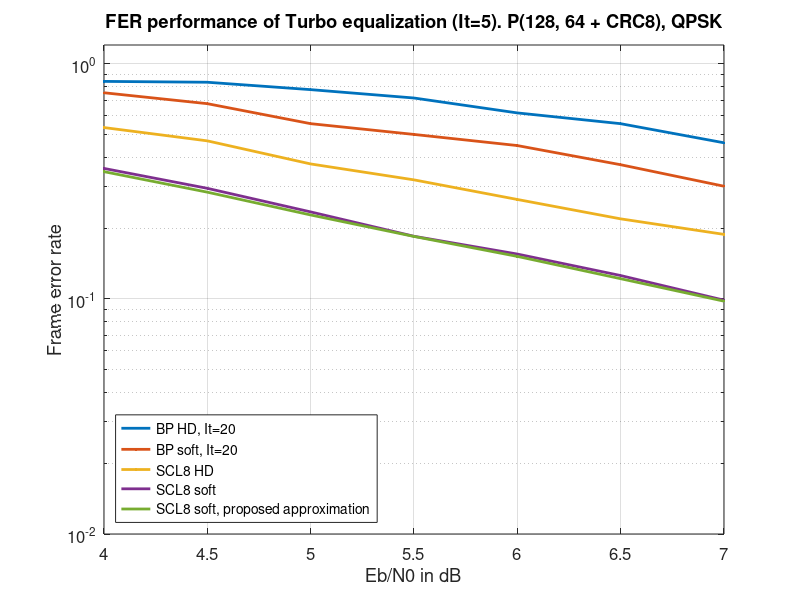

This chart was generated by the following MATLAB code:

e = (4:0.5:7);
f0 = load('bph128.mat').fer_bph128(:,1);
f1 = load('bph128.mat').fer_bph128(:,end);
f2 = load('bps128.mat').fer_bps128(:,end);

f3 = load('sch128.mat').fer_sch128(:,1);
f4 = load('sch128.mat').fer_sch128(:,end);
f5 = load('scls1128.mat').fer_scs1128(:,end);
f6 = load('scls2128.mat').fer_scs2128(:,end);

figure();
h=semilogy(e, [f0 f2 f3 f5 f6], '.-','linewidth', 2);
set(gca, 'fontsize', 12); 
grid on;

lstr = {'BP HD, It=20', 'BP soft, It=20', 'SCL8 HD', 'SCL8 soft', 'SCL8 soft, proposed approximation'};
legend(h,lstr,'fontsize',10,'location','southwest');
xlabel('Eb/N0 in dB');
ylabel('Frame error rate');
title('FER performance of Turbo equalization (It=5). P(128, 64 + CRC8), QPSK');

axis([e(1) e(end)+1e-3 1e-2 1.2]);
%print(gcf,'-djpeg',['result_sim_' settings_str]);